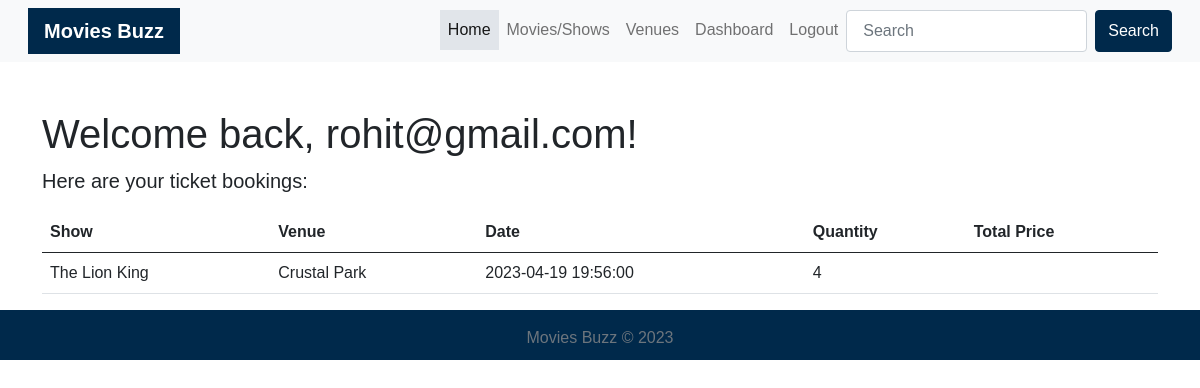
Page /dashboard/1 (signed in) on the committed database.
### model.py (models this page shows)
class User(db.Model):
    id = db.Column(db.Integer, primary_key=True)
    email = db.Column(db.String(120), unique=True, nullable=False)
    password = db.Column(db.String(60), nullable=False)
    tickets = db.relationship('Ticket', backref='user', lazy=True)

class Ticket(db.Model):
    id = db.Column(db.Integer, primary_key=True)
    show_id = db.Column(db.Integer, db.ForeignKey('show.id'), nullable=False)
    user_id = db.Column(db.Integer, db.ForeignKey('user.id'), nullable=False)
    quantity = db.Column(db.Integer, nullable=False)

class Show(db.Model):
    id = db.Column(db.Integer, primary_key=True)
    name = db.Column(db.String, nullable=False)
    rating = db.Column(db.String, nullable=False)
    tags = db.Column(db.String, nullable=False)
    price = db.Column(db.String, nullable=False)
    start_time = db.Column(db.DateTime, nullable=False)
    poster = db.Column(db.Text, unique = True, nullable=False)
    mimetype = db.Column(db.Text, nullable=False)
    venue_id = db.Column(db.Integer, db.ForeignKey('venue.id'), nullable=False)
    tickets = db.relationship('Ticket', backref='show', lazy=True)

class Venue(db.Model):
    id = db.Column(db.Integer, primary_key=True)
    name = db.Column(db.String(50), nullable=False)
    address = db.Column(db.String(100), nullable=False)
    capacity = db.Column(db.Integer(), nullable=False)
    shows = db.relationship('Show', backref='venue', lazy=True)

### app.py (the view)
@app.route('/dashboard/<int:user_id>')
def user_dashboard(user_id):
    if not session.get('user_id'):
        return redirect(url_for('login'))
    user = User.query.filter_by(id=session['user_id']).first()
    tickets = Ticket.query.filter_by(user_id=user_id).all()
    return render_template('user_dashboard.html', user=user, tickets=tickets)

### templates/user_dashboard.html
{% extends "base.html" %}
{% block content %}
  <div class="container mt-5">
    <h1>Welcome back, {{ user.email }}!</h1>
    <p class="lead">Here are your ticket bookings:</p>
    {% if tickets %}
      <table class="table">
        <thead>
          <tr>
            <th scope="col">Show</th>
            <th scope="col">Venue</th>
            <th scope="col">Date</th>
            <th scope="col">Quantity</th>
            <th scope="col">Total Price</th>
          </tr>
        </thead>
        <tbody>
          {% for ticket in tickets %}
            <tr>
              <td>{{ ticket.show.name }}</td>
              <td>{{ ticket.show.venue.name }}</td>
              <td>{{ ticket.show.start_time.strftime('%Y-%m-%d %H:%M:%S') }}</td>
              <td>{{ ticket.quantity }}</td>
              <td>{{ ticket.total_price }}</td>
            </tr>
          {% endfor %}
        </tbody>
      </table>
    {% else %}
      <p>You have not booked any tickets yet.</p>
    {% endif %}
  </div>
{% endblock %}

### static/css/style.css (style rules this page uses)
body { font-family: Arial, sans-serif; font-size: 16px; }

### rows in the picture
User: email "rohit@gmail.com"
Ticket: show.name "The Lion King", show.venue.name "Crustal Park", show.start_time "2023-04-19 19:56:00", quantity "4"
